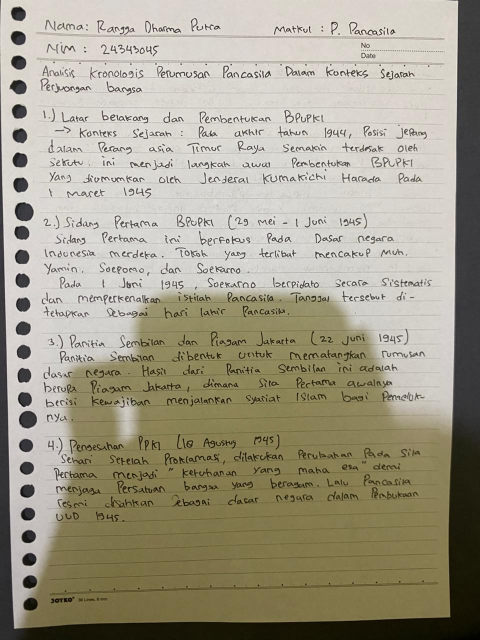
#> input picture minggu 3/poto_lurus.jpeg, 960 x 1280 px (shown at 1/2 size)
$ python 'TugasMinggu3_24343045_Rangga Dharma Putra.py'
#> lines starting #> are read from the running program, lines starting #| are printed output that depends on the picture; long printed decimals are rounded
# ============================================================
# 1. IMPORT LIBRARY
# ============================================================

import cv2
import numpy as np
import matplotlib.pyplot as plt
import time
from skimage.metrics import mean_squared_error, peak_signal_noise_ratio

plt.rcParams['figure.figsize'] = (6,4)

print("=== PIPELINE TRANSFORMASI GEOMETRIK UNTUK REGISTRASI CITRA ===")


# ============================================================
# 2. LOAD CITRA (UPLOAD DI COLAB)
# ============================================================

img_ref = cv2.imread("poto_lurus.jpeg")
#> img_ref is the input picture: shape (1280, 960, 3); mean B, G, R 137, 155.6, 161
img_target = cv2.imread("poto_miring.jpeg")
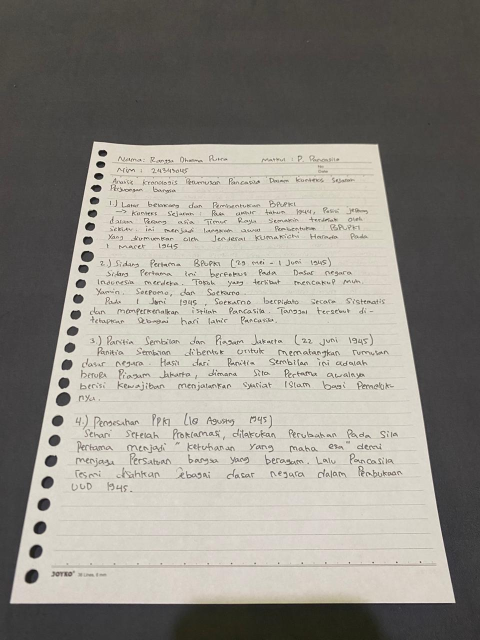
#> input picture minggu 3/poto_miring.jpeg, 960 x 1280 px (shown at 1/2 size)
#> img_target is the input picture: shape (1280, 960, 3); mean B, G, R 133.4, 140.9, 144.1

if img_ref is None or img_target is None:
    raise Exception("Pastikan file foto_lurus.jpg dan foto_miring.jpg tersedia.")

img_ref = cv2.cvtColor(img_ref, cv2.COLOR_BGR2RGB)
img_target = cv2.cvtColor(img_target, cv2.COLOR_BGR2RGB)

h, w, _ = img_target.shape
#> h = 1280; w = 960

plt.figure(figsize=(10,5))
plt.subplot(1,2,1)
plt.title("Reference Image")
plt.imshow(img_ref)
plt.axis("off")

plt.subplot(1,2,2)
plt.title("Target Image")
plt.imshow(img_target)
plt.axis("off")
plt.show()


# ============================================================
# 3. TRANSFORMASI DASAR (TRANSLASI, ROTASI, SCALING, SHEARING)
# ============================================================

print("\n--- TRANSFORMASI DASAR ---")

# Translasi
M_trans = np.float32([[1,0,50],[0,1,30]])
img_trans = cv2.warpAffine(img_target, M_trans, (w,h))

# Rotasi
M_rot = cv2.getRotationMatrix2D((w//2,h//2), 30, 1)
img_rot = cv2.warpAffine(img_target, M_rot, (w,h))

# Scaling
img_scale = cv2.resize(img_target, None, fx=1.2, fy=1.2, interpolation=cv2.INTER_LINEAR)
img_scale = img_scale[:h,:w]
#> img_scale: shape (1280, 960, 3)

# Shearing
M_shear = np.float32([[1,0.3,0],[0.2,1,0]])
img_shear = cv2.warpAffine(img_target, M_shear, (w,h))
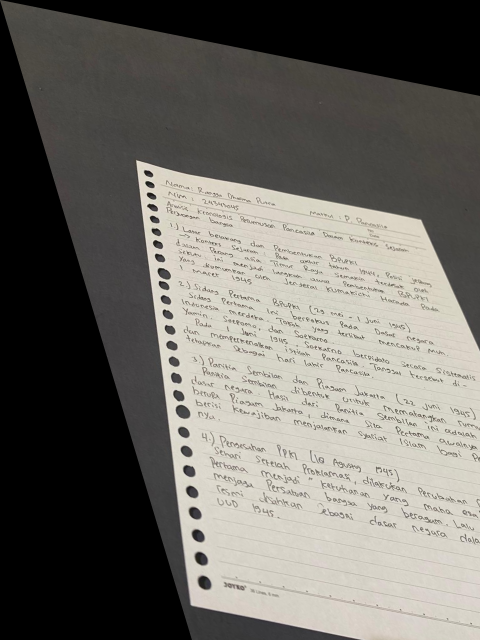
#> img_shear: shape (1280, 960, 3) (shown at 1/2 size); mean R, G, B 109.9, 107.5, 101.6

plt.figure(figsize=(12,8))
titles = ["Original","Translation","Rotation","Scaling","Shearing"]
images = [img_target,img_trans,img_rot,img_scale,img_shear]

for i in range(5):
    plt.subplot(2,3,i+1)
    plt.imshow(images[i])
    plt.title(titles[i])
    plt.axis("off")

plt.tight_layout()
plt.show()


# ============================================================
# 4. KOORDINAT HOMOGEN & MATRIKS KOMPOSIT
# ============================================================

print("\n--- KOORDINAT HOMOGEN ---")

points = np.array([[0,0],[1,0],[0,1],[1,1]], dtype=np.float32)
points_h = np.hstack([points, np.ones((4,1))])

T = np.array([[1,0,2],[0,1,1],[0,0,1]])
R = np.array([[np.cos(np.pi/4), -np.sin(np.pi/4),0],
              [np.sin(np.pi/4),  np.cos(np.pi/4),0],
              [0,0,1]])
S = np.array([[2,0,0],[0,1.5,0],[0,0,1]])

composite = T @ R @ S
result = (composite @ points_h.T).T

print("Matriks Komposit:\n", np.round(composite,3))
print("Hasil Transformasi:\n", np.round(result,3))


# ============================================================
# 5. AFFINE vs PERSPECTIVE
# ============================================================

print("\n--- AFFINE vs PERSPEKTIF ---")

# Affine (3 titik)
pts1_aff = np.float32([[50,50],[200,50],[50,200]])
pts2_aff = np.float32([[10,100],[200,50],[100,250]])

start = time.time()
M_aff = cv2.getAffineTransform(pts1_aff, pts2_aff)
img_aff = cv2.warpAffine(img_target, M_aff, (w,h))
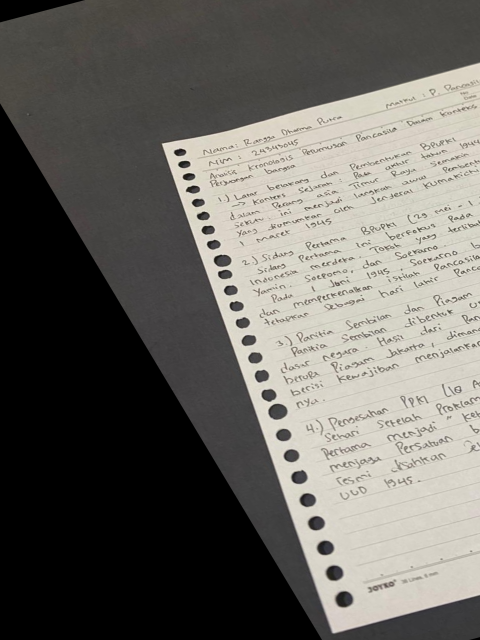
#> img_aff: shape (1280, 960, 3) (shown at 1/2 size); mean R, G, B 104.6, 102.4, 97
aff_time = time.time() - start

# Perspective (4 titik)
pts1_p = np.float32([[50,50],[w-50,50],[w-50,h-50],[50,h-50]])
pts2_p = np.float32([[0,0],[w,0],[w-100,h],[100,h]])

start = time.time()
M_p = cv2.getPerspectiveTransform(pts1_p, pts2_p)
img_p = cv2.warpPerspective(img_target, M_p, (w,h))
persp_time = time.time() - start

plt.figure(figsize=(15,5))
plt.subplot(1,3,1); plt.imshow(img_target); plt.title("Original"); plt.axis("off")
plt.subplot(1,3,2); plt.imshow(img_aff); plt.title("Affine"); plt.axis("off")
plt.subplot(1,3,3); plt.imshow(img_p); plt.title("Perspective"); plt.axis("off")
plt.show()

print("Waktu Affine:", aff_time)
print("Waktu Perspective:", persp_time)


# ============================================================
# 6. INTERPOLASI + ERROR MAP + METRIK
# ============================================================

print("\n--- PERBANDINGAN INTERPOLASI ---")

methods = {
    "Nearest": cv2.INTER_NEAREST,
    "Bilinear": cv2.INTER_LINEAR,
    "Bicubic": cv2.INTER_CUBIC
}

gray_ref = cv2.cvtColor(img_ref, cv2.COLOR_RGB2GRAY)
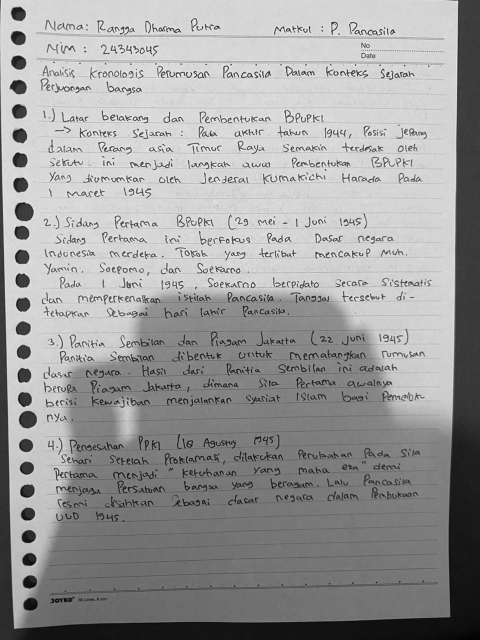
#> gray_ref: shape (1280, 960) (shown at 1/2 size); min 0, max 255, mean 155.1

for name, method in methods.items():

    start = time.time()
    result = cv2.warpPerspective(img_target, M_p, (w,h), flags=method)
    comp_time = time.time() - start

    gray_res = cv2.cvtColor(result, cv2.COLOR_RGB2GRAY)
    gray_res = cv2.resize(gray_res, (gray_ref.shape[1], gray_ref.shape[0]))

    mse = mean_squared_error(gray_ref, gray_res)
    psnr = peak_signal_noise_ratio(gray_ref, gray_res)

    error_map = np.abs(gray_ref.astype(float) - gray_res.astype(float))

    print(f"\n{name}")
    print("MSE:", mse)
    print("PSNR:", psnr)
    print("Waktu:", comp_time)

    plt.figure(figsize=(10,4))
    plt.subplot(1,2,1)
    plt.imshow(result)
    plt.title(name)
    plt.axis("off")

    plt.subplot(1,2,2)
    plt.imshow(error_map, cmap='hot')
    plt.title("Error Map")
    plt.axis("off")
    plt.show()
#> this loop made 3 passes
#> (mse, psnr) on passes 1 to 3: (10502.8, 7.92), (10447.9, 7.94), (10508.6, 7.92)
#| MSE: 10502.778
#| PSNR: 7.918
#| MSE: 10447.919
#| PSNR: 7.941
#| MSE: 10508.648
#| PSNR: 7.915
#> pass 1, `error_map = np.abs(gray_ref.astype(float) - gray_res.astype(float))`:
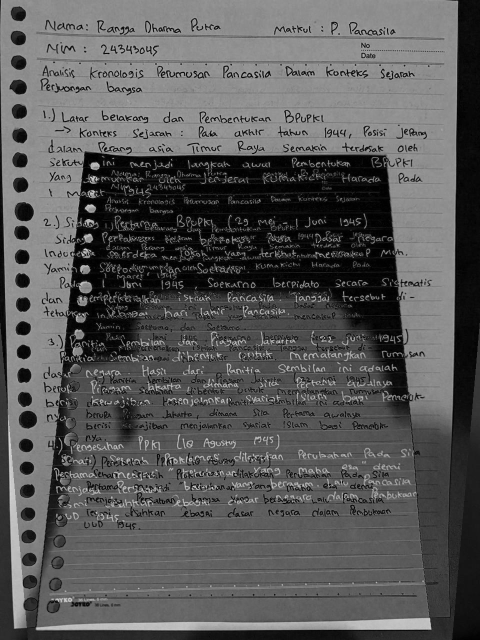
#> error_map: shape (1280, 960) float64 (shown at 1/2 size); min 0, max 231, mean 87.8
#> pass 2, `plt.show()`:
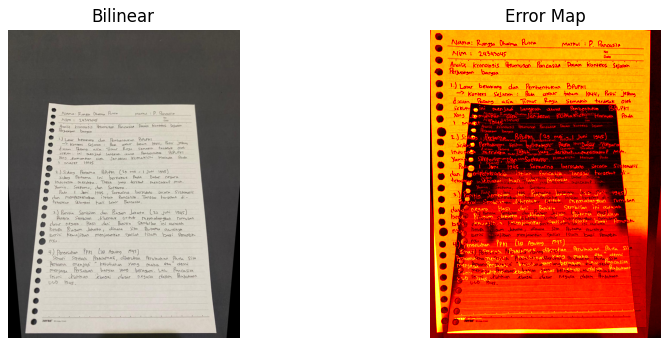
#> figure drawn by matplotlib, 2 panels


# ============================================================
# 7. IMAGE REGISTRATION (ORB + RANSAC)
# ============================================================

print("\n--- REGISTRASI OTOMATIS ---")

ref_gray = cv2.cvtColor(img_ref, cv2.COLOR_RGB2GRAY)
tar_gray = cv2.cvtColor(img_target, cv2.COLOR_RGB2GRAY)

orb = cv2.ORB_create(1000)
kp1, des1 = orb.detectAndCompute(ref_gray, None)
#> kp1 = 1000 keypoints; strongest (x, y, size): (748, 65, 31), (793, 151, 31), (343, 59, 31), (271, 237, 31)
kp2, des2 = orb.detectAndCompute(tar_gray, None)
#> kp2 = 1000 keypoints; strongest (x, y, size): (475, 587, 31), (497, 605, 31), (590, 623, 31), (635, 704, 31)

bf = cv2.BFMatcher(cv2.NORM_HAMMING, crossCheck=True)
matches = bf.match(des1, des2)
#> matches = 246 matches
matches = sorted(matches, key=lambda x: x.distance)

good_matches = matches[:50]
#> good_matches = 50 matches

pts1 = np.float32([kp1[m.queryIdx].pt for m in good_matches]).reshape(-1,1,2)
#> pts1 = 50 rows, first 8: [277.9, 596.2], [273, 445.8], [537.4, 143.4], [195.8, 357.1], [570.2, 222.9], [413, 326.6], [549.5, 474.9], [261.3, 325.6]
pts2 = np.float32([kp2[m.trainIdx].pt for m in good_matches]).reshape(-1,1,2)
#> pts2 = 50 rows, first 8: [326, 622], [332, 528], [517, 362], [666, 705], [456, 717.6], [434, 460], [528, 544.8], [330, 459.6]

M_est, inliers = cv2.estimateAffinePartial2D(pts2, pts1, method=cv2.RANSAC)
#> M_est = [[1.74, 0.124, -370.7], [-0.124, 1.74, -433.6]]; inliers = 50 values, max 1 at index 1, min 0 at index 0, mean 0.08

if M_est is not None:
    registered = cv2.warpAffine(img_target, M_est, (img_ref.shape[1], img_ref.shape[0]))
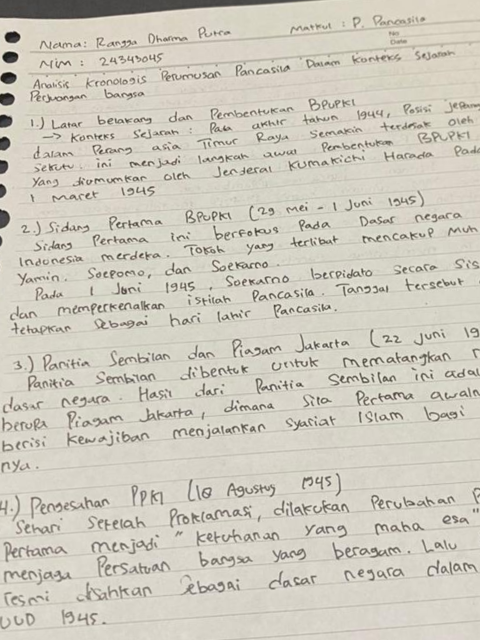
#> registered: shape (1280, 960, 3) (shown at 1/2 size); mean R, G, B 205.6, 201.5, 189.5
else:
    registered = img_target.copy()

plt.figure(figsize=(15,5))
plt.subplot(1,3,1); plt.imshow(img_ref); plt.title("Reference"); plt.axis("off")
plt.subplot(1,3,2); plt.imshow(img_target); plt.title("Target"); plt.axis("off")
plt.subplot(1,3,3); plt.imshow(registered); plt.title("Registered"); plt.axis("off")
plt.show()

print("\nPipeline selesai.")
